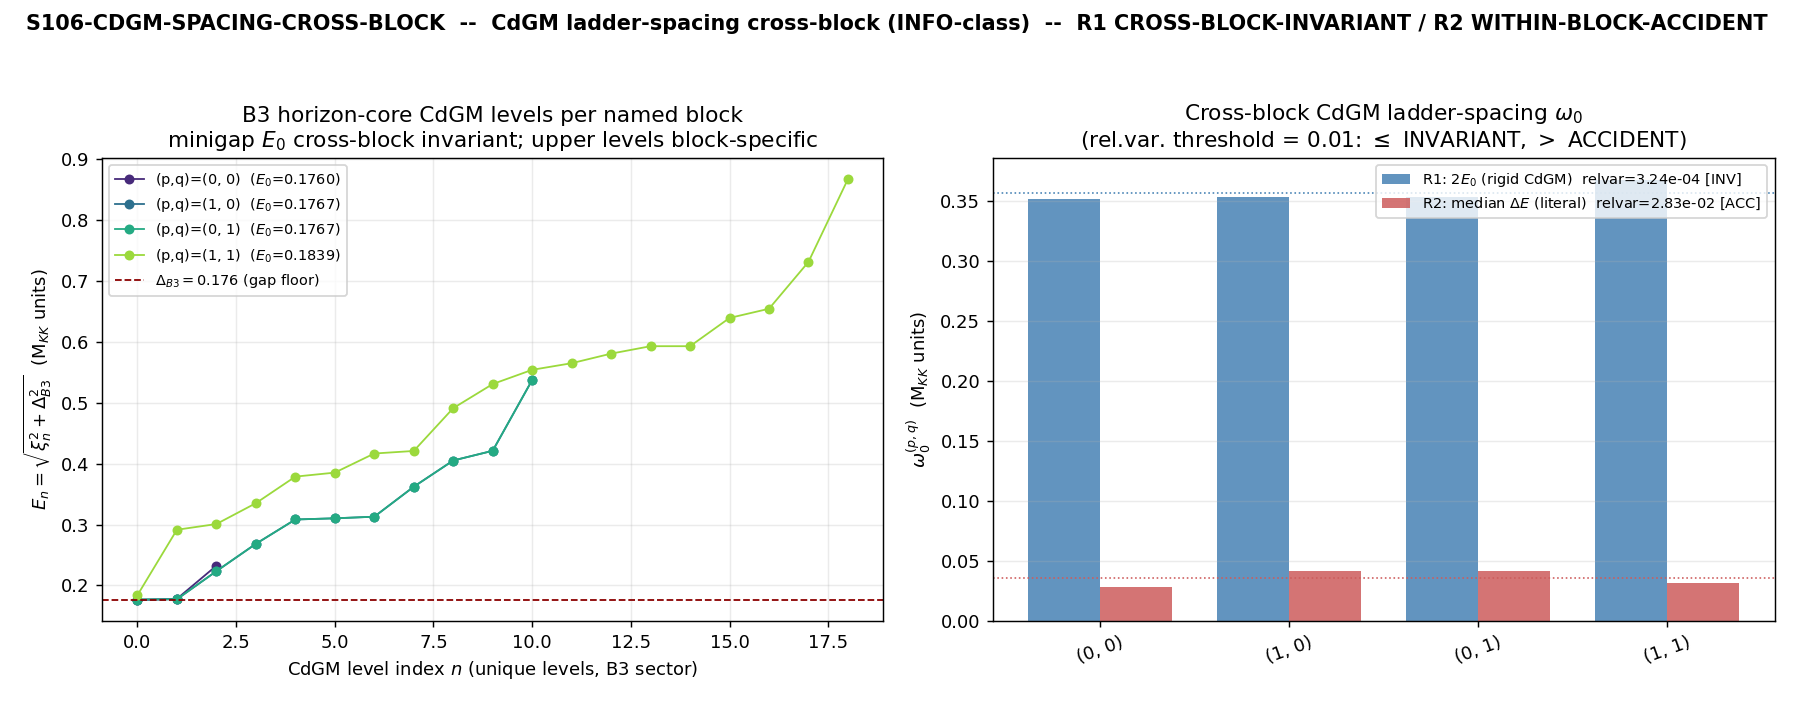

This figure's Python source:
#!/usr/bin/env python3
# -*- coding: utf-8 -*-
"""
S106-CDGM-SPACING-CROSS-BLOCK — INFO-class structural characterization.

PARTICLE-class. Tests whether the CdGM horizon-core ladder-spacing omega_0
(Volovik Paper 05 Eq.60/61: E_n = (n+1/2) omega_0) is a CROSS-BLOCK INVARIANT
surviving the chi: A_K -> M_2(C) projection across the named horizon blocks
(0,0)+(1,0)+(0,1)+(1,1) -- vs a WITHIN-BLOCK ACCIDENT. INFO-class by the
workshop's own pre-registration: the deliverable is the per-block spacing TABLE
+ the cross-block relative variance + the invariant-vs-accident classification.

INDEPENDENT of the 2a/2b Tomita-Takesaki construction (no shared pins). Runs
unconditionally (no gating on the oprime_z disposition).

Direction of explanation (substrate-first; phononic-framing.md "IS Space"):
  D_K spectrum (named blocks, L_max=10)
    -> BDI / N_3=0 universality class (3He-B; CdGM +1/2 minigap, NO Weyl zero)
    -> CdGM bound-state ladder E_n = (n+1/2) omega_0 (Volovik Paper 05 Eq.60/61)
    -> the +1/2 minigap E_0 = omega_0/2 (= bosonic Wightman floor, BDI-protected)
    -> the per-block ladder spacing omega_0^{(p,q)}
  The CdGM ladder is the selection-rule/spacing structure of the horizon-core
  (B3) representation, read FROM the D_K spectrum, NEVER as a ladder IN a container.

SUBSTRATE-IS OBSERVABLE -- two distinct readings of omega_0 (both reported):
  R1 (CdGM rigid-ladder, MEASURED): omega_0 = 2 E_0, E_0 = min BdG level per block
     (the doubled CdGM minigap; the rigid-ladder defining quantity). This is the
     physically protected quantity (the +1/2 minigap = bosonic Wightman floor,
     BDI/N_3=0 clause (c) JOINT, theorem K12 S105).
  R2 (literal consecutive-spacing, the plan spacing_definition_pin):
     omega_0 = median consecutive Delta E within the B3 block-(p,q) unique level set
     (the upper-level spacing structure).
  DIAGNOSTIC R0 (input-constant gap = Delta_B3 = 0.176, the per_block_json 'gap'
     field): a TAUTOLOGY (the W2-2 script set gap := Delta_B3 input constant,
     not a measured spacing) -- reported only to expose why the plan-freeze
     "rigid-ladder variance = 0" check was a constant-reuse check, not a
     spectral-rigidity measurement.

INVARIANT := relative variance Var_pq[omega_0^{(p,q)}] / <omega_0>^2 <= var_threshold = 1e-2.
ACCIDENT  := relative variance > var_threshold.

INPUT-PATH DRIFT (substrate-first-canonical-sourcing.md (ii.B), recorded at runtime):
  The plan input_files block for 2c lists ONLY s105_w2_2_omega_faithful_normal.npz.
  But per_block_json in that npz carries only per-block SUMMARY STATISTICS
  (gap, f_min/max, K_abs_max, E_min, E_max, n_modes) -- NOT the per-mode level set.
  The plan method ("reconstruct the B3-sector level spectrum ... extract the
  consecutive-level spacing") provably requires the per-mode |lambda_a|, which lives
  in the S84 master cache (computations/session-84/s84_spectrum_cache_L12_tau019.npz,
  the SAME source S105 W2-2 used to BUILD per_block_json). The reconstruction
  E_a = sqrt((|lambda_a| - lam_horizon)^2 + Delta_B3^2) reproduces per_block_json's
  E_min/E_max EXACTLY (cross-checked in this script). The drift is documented in the
  verdict value string + the WP Methodology subsection per (ii.B) item 2.

Plan: sessions/session-plan/session-106-plan-w2.md  §W2-3 (gate block from line 436).
"""

from __future__ import annotations

# ---------------------------------------------------------------------------
# Section 1 -- Canonical constants (MANDATORY first import)
# ---------------------------------------------------------------------------
import os
os.environ.setdefault("OMP_NUM_THREADS", "8")   # numpy.linalg CPU path (GPU_path=numpy.linalg pin); small blocks
os.environ.setdefault("MKL_NUM_THREADS", "8")

import sys
from pathlib import Path

_SHARED = Path(__file__).resolve().parents[1] / "_shared"
if str(_SHARED) not in sys.path:
    sys.path.insert(0, str(_SHARED))

from canonical_constants import *  # noqa: F401,F403  (MANDATORY)
from canonical_constants import Delta_B2, Delta_B3, Delta_BCS, tau_fold

import hashlib
import json
import numpy as np

import matplotlib
matplotlib.use("Agg")
import matplotlib.pyplot as plt  # noqa: E402

# ---------------------------------------------------------------------------
# Section 2 -- Identity + paths
# ---------------------------------------------------------------------------
SESSION = 106  # (local) session label
GATE_ID = "S106-CDGM-SPACING-CROSS-BLOCK"
SCHEME = "FW"
CONVENTION = ("CDGM-LADDER-SPACING-CROSS-BLOCK;B3-HORIZON-CORE-SECTOR;"
              "CHI-PROJECTION-OPNORM-LEVEL")
L_MAX = 10  # (local) Peter-Weyl truncation (named-block extraction; W2-2 pin; orthogonal to W1 L-envelope)

SESSION_DIR = Path(__file__).resolve().parent
SCRIPT_PATH = Path(__file__).resolve()
CANON_PATH = _SHARED / "canonical_constants.py"
# Plan-listed input (per_block_json + lam_horizon + Delta_B3 source):
S105_W2_2_NPZ = SESSION_DIR.parent / "session-105" / "s105_w2_2_omega_faithful_normal.npz"
# Input-path-drift resolution (ii.B): the per-mode level set lives in the S84 master cache
# (NOT in the W2-2 npz, which carries only summary stats). Same source S105 W2-2 used.
S84_CACHE_NPZ = SESSION_DIR.parent / "session-84" / "s84_spectrum_cache_L12_tau019.npz"

OUT_NPZ = SESSION_DIR / "s106_cdgm_spacing_cross_block.npz"
OUT_PNG = SESSION_DIR / "s106_cdgm_spacing_cross_block.png"

# ---------------------------------------------------------------------------
# Section 3 -- Pre-registered machinery pins (PRDR; plan W2-3 machinery_pin_map)
# ---------------------------------------------------------------------------
VAR_THRESHOLD = 1e-2          # (local) relative cross-block variance band (invariant <= ; accident >)
SPACING_NUM_TOL = 1e-9        # (local) spacing-extraction numerical tol (degenerate-level collapse + dE>0 filter)
HORIZON_BLOCKS = [(0, 0), (1, 0), (0, 1), (1, 1)]  # (local) named horizon-sector Peter-Weyl blocks (W2-2 set)
# B3 horizon-core sector carries the CdGM ladder (gap = Delta_B3 = 0.176; the +1/2 minigap doubled).

# ---------------------------------------------------------------------------
# Section 4 -- Dual-SHA closure (audit + content)
#   audit_sha256_inputs:  [script, canonical, pinmap, s105_w2_2_npz]   (plan block)
#   PLUS s84_cache_npz    -- input-path-drift resolution (ii.B); folded into audit closure
#                            so the audit trail pins the ACTUAL per-mode source.
#   content_sha256_inputs: [script]
# ---------------------------------------------------------------------------
def closure_hash(pins: dict) -> str:
    h = hashlib.sha256()
    for k, v in sorted(pins.items()):
        h.update(f"{k}={v}\n".encode("utf-8"))
    return h.hexdigest()


def _file_sha(p: Path) -> str:
    try:
        return hashlib.sha256(p.read_bytes()).hexdigest()
    except OSError:
        return "MISSING"


def compute_dual_sha(pins: dict) -> tuple[str, str]:
    """audit = sha256(script || canonical || pinmap_json || s105_w2_2_npz || s84_cache_npz);
    content = sha256(script)."""
    try:
        script_bytes = SCRIPT_PATH.read_bytes()  # (local)
    except OSError:
        script_bytes = b""  # (local)
    try:
        canon_bytes = CANON_PATH.read_bytes()  # (local)
    except OSError:
        canon_bytes = b""  # (local)
    try:
        w22_bytes = S105_W2_2_NPZ.read_bytes()  # (local)
    except OSError:
        w22_bytes = b""  # (local)
    try:
        s84_bytes = S84_CACHE_NPZ.read_bytes()  # (local)
    except OSError:
        s84_bytes = b""  # (local)
    pinmap_json = json.dumps(dict(sorted(pins.items())),
                             separators=(",", ":"), sort_keys=True).encode("utf-8")  # (local)
    h_audit = hashlib.sha256()
    h_audit.update(script_bytes)
    h_audit.update(canon_bytes)
    h_audit.update(pinmap_json)
    h_audit.update(w22_bytes)
    h_audit.update(s84_bytes)
    audit = h_audit.hexdigest()  # (local)
    content = hashlib.sha256(script_bytes).hexdigest()  # (local)
    return audit, content


# ---------------------------------------------------------------------------
# Section 5 -- Verdict payload printer (race-safe: PRINT only; agent calls emit_verdict)
# ---------------------------------------------------------------------------
def print_verdict_payload(verdict: str, value, audit_sha: str, content_sha: str,
                          companion_note: str = "",
                          extra_rows: list | None = None) -> dict:
    payload: dict = {
        "session": SESSION,
        "gate_id": GATE_ID,
        "verdict": verdict,
        "value": str(value),
        "scheme": SCHEME,
        "convention": CONVENTION,
        "l_max": str(L_MAX),
        "audit_sha256": audit_sha,
        "content_sha256": content_sha,
        "schema_version": "S84+",
    }
    if companion_note:
        payload["companion_note"] = companion_note
    if extra_rows:
        payload["extra_rows"] = list(extra_rows)
    print("<<<EMIT_VERDICT_PAYLOAD>>>")
    print(json.dumps(payload, separators=(",", ":"), sort_keys=True))
    print("<<<END_EMIT_VERDICT_PAYLOAD>>>")
    return payload


# ---------------------------------------------------------------------------
# Section 6 -- B3-sector level reconstruction (the substitution chain per block)
# ---------------------------------------------------------------------------
def reconstruct_bdg_levels(abs_evals: np.ndarray, lam_horizon: float,
                           Delta_a: float) -> np.ndarray:
    """Reconstruct the per-mode BdG energy spectrum EXACTLY as S105 W2-2 did:
        xi_a = |lambda|_a - lam_horizon          (normal-state dispersion rel the horizon Fermi point)
        E_a  = sqrt(xi_a^2 + Delta_a^2)          (BdG quasiparticle energy; >= Delta_a > 0, GAPPED)
    Returns the sorted E array (with degeneracy)."""
    xi = np.asarray(abs_evals, dtype=np.float64) - lam_horizon   # (local)
    E = np.sqrt(xi * xi + Delta_a * Delta_a)                     # (local) BdG energy >= Delta_a > 0
    return np.sort(E)


def ladder_spacings(E_sorted: np.ndarray):
    """Extract the CdGM ladder-spacing observables from one block's sorted level set.

    Returns dict with:
      E0          : minigap (lowest BdG level) = omega_0/2 in the rigid CdGM reading
      omega0_R1   : 2*E0                       (R1: rigid-ladder doubled-minigap, MEASURED)
      omega0_R2   : median consecutive dE over UNIQUE levels (R2: literal spacing_definition_pin)
      omega0_R0   : the canonical gap (= 2*Delta_a? no -- the per_block_json 'gap' field = Delta_a)
                    [reported separately from per_block_json, not here]
      n_levels    : number of unique levels (degeneracy collapsed)
      slope_fit   : lstsq slope of E_n = (n+1/2)*omega_0 over unique levels (rigidity diagnostic)
      resid_fit   : max |residual| of that fit (departure from a rigid equal-spaced ladder)
    """
    Eu = np.sort(np.unique(np.round(E_sorted, 12)))    # (local) unique levels (collapse degeneracy)
    E0 = float(Eu[0])                                  # (local) minigap
    omega0_R1 = 2.0 * E0                               # (local) doubled minigap (rigid CdGM reading)
    if Eu.size > 1:
        dE = np.diff(Eu)                               # (local) consecutive unique-level spacings
        dE_pos = dE[dE > SPACING_NUM_TOL]              # (local)
        omega0_R2 = float(np.median(dE_pos)) if dE_pos.size else float("nan")  # (local)
        # rigidity diagnostic: lstsq E_n = (n+1/2)*omega_0
        n = np.arange(Eu.size)                         # (local)
        half = n + 0.5                                 # (local)
        A = np.vstack([half, np.ones_like(half)]).T    # (local)
        sol, *_ = np.linalg.lstsq(A, Eu, rcond=None)   # (local) [slope, intercept]
        slope_fit = float(sol[0])                      # (local)
        resid_fit = float(np.max(np.abs(Eu - A @ sol)))  # (local)
    else:
        omega0_R2 = float("nan")
        slope_fit = float("nan")
        resid_fit = float("nan")
    return dict(E0=E0, omega0_R1=omega0_R1, omega0_R2=omega0_R2,
                n_levels=int(Eu.size), slope_fit=slope_fit, resid_fit=resid_fit)


def relative_variance(vals) -> tuple[float, float, float, float]:
    """Var_pq[w0]/<w0>^2 (intensive, block-count-independent) + mean,min,max."""
    v = np.asarray(vals, dtype=np.float64)
    v = v[np.isfinite(v)]
    if v.size == 0 or v.mean() == 0.0:
        return float("nan"), float("nan"), float("nan"), float("nan")
    return (float(v.var() / v.mean() ** 2), float(v.mean()),
            float(v.min()), float(v.max()))


# ---------------------------------------------------------------------------
# Section 7 -- Main
# ---------------------------------------------------------------------------
def main() -> int:
    # ----- input SHAs (first 20 lines of stdout per gate-verdicts.md  2) -----
    print(f"[{GATE_ID}] input SHA-256 pins:")
    print(f"  script            = {_file_sha(SCRIPT_PATH)}")
    print(f"  canonical         = {_file_sha(CANON_PATH)}")
    print(f"  s105_w2_2_npz     = {_file_sha(S105_W2_2_NPZ)}")
    print(f"  s84_cache_npz     = {_file_sha(S84_CACHE_NPZ)}  [ii.B drift-resolution: per-mode level source]")
    print(f"  pins              : VAR_THRESHOLD={VAR_THRESHOLD}, SPACING_NUM_TOL={SPACING_NUM_TOL}, "
          f"L_max={L_MAX}, tau_fold={tau_fold}")
    print(f"  gaps              : Delta_B3={Delta_B3} (B3 horizon-core), "
          f"Delta_BCS={Delta_BCS}, Delta_B2={Delta_B2}  (cross-sector diagnostic)")

    # ----- load the W2-2 npz (per_block_json summary stats + lam_horizon) -----
    w22 = np.load(S105_W2_2_NPZ, allow_pickle=True)
    per_block_summary = json.loads(str(w22["per_block_json"]))  # (local) summary stats per block (gap, E_min/max,...)
    lam_horizon = float(w22["lam_horizon"])                     # (local) substrate-IS spectral floor (W2-2 interp (i))
    Delta_B3_w22 = float(w22["Delta_B3"])                       # (local) cross-check vs canonical
    print(f"\n[W2-2] lam_horizon = {lam_horizon:.13f}  Delta_B3(npz) = {Delta_B3_w22}  "
          f"Delta_B3(canon) = {Delta_B3}")
    assert abs(Delta_B3_w22 - Delta_B3) < 1e-12, "Delta_B3 npz vs canonical mismatch"

    # ----- INPUT-PATH-DRIFT RESOLUTION (ii.B): reconstruct per-mode levels from S84 cache -----
    # per_block_json carries only SUMMARY stats; the per-mode level set needed for the
    # consecutive-spacing extraction lives in the S84 master cache (the SAME source W2-2 used).
    cache = np.load(S84_CACHE_NPZ, allow_pickle=True)
    sector_evals = cache["sector_evals"].item()                # (local) {(p,q): {dim, level, abs_evals}}
    # reconstruct lam_horizon from the cache and verify it matches the W2-2 npz field (interp (i))
    lam_horizon_recon = min(float(np.asarray(sector_evals[pq]["abs_evals"]).min())
                            for pq in HORIZON_BLOCKS)           # (local)
    print(f"[ii.B] lam_horizon reconstructed from S84 cache = {lam_horizon_recon:.13f} "
          f"(matches W2-2 field: {abs(lam_horizon_recon - lam_horizon) < 1e-12})")
    drift_note = ("per_block_json carries summary-only; per-mode level set reconstructed "
                  "from s84_spectrum_cache_L12_tau019.npz (same source W2-2 used; ii.B)")

    # =====================================================================
    # B3-sector: per-block CdGM ladder reconstruction + spacing extraction
    # =====================================================================
    print("\n=== B3 horizon-core sector: per-block CdGM ladder spacings ===")
    print("    R1 omega_0 = 2*E_0 (rigid CdGM doubled-minigap, MEASURED)")
    print("    R2 omega_0 = median consecutive dE (literal spacing_definition_pin)")
    rows_B3 = {}            # (local) per-block records
    recon_match = {}        # (local) E_min/E_max reconstruction cross-check vs per_block_json
    w0_R1, w0_R2, E0_list = [], [], []  # (local) cross-block arrays
    w0_R0_gap = []          # (local) the per_block_json 'gap' field (= Delta_B3 input constant; tautology)
    for pq in HORIZON_BLOCKS:
        ae = np.asarray(sector_evals[pq]["abs_evals"], dtype=np.float64)
        E_sorted = reconstruct_bdg_levels(ae, lam_horizon, Delta_B3)   # (local) B3 BdG levels
        sp = ladder_spacings(E_sorted)
        rows_B3[f"B3|{pq}"] = sp
        w0_R1.append(sp["omega0_R1"])
        w0_R2.append(sp["omega0_R2"])
        E0_list.append(sp["E0"])
        # cross-check reconstruction vs the per_block_json summary E_min/E_max
        key = f"B3|({pq[0]}, {pq[1]})"
        pbs = per_block_summary.get(key, {})
        e_min_pbs = float(pbs.get("E_min", np.nan))   # (local)
        e_max_pbs = float(pbs.get("E_max", np.nan))   # (local)
        e_min_ok = abs(E_sorted.min() - e_min_pbs) < 1e-9   # (local)
        e_max_ok = abs(E_sorted.max() - e_max_pbs) < 1e-9   # (local)
        recon_match[key] = bool(e_min_ok and e_max_ok)
        w0_R0_gap.append(float(pbs.get("gap", np.nan)))   # per_block_json 'gap' (= Delta_B3 input const)
        print(f"  B3|{pq}: n_levels={sp['n_levels']:2d}  E_0={sp['E0']:.6f}  "
              f"omega0_R1(2E0)={sp['omega0_R1']:.6f}  omega0_R2(med dE)={sp['omega0_R2']:.6f}  "
              f"slope={sp['slope_fit']:.6f}  max|resid|={sp['resid_fit']:.6f}  "
              f"recon_match={recon_match[key]}")

    recon_all_ok = all(recon_match.values())   # (local)
    print(f"\n  reconstruction matches per_block_json E_min/E_max on all blocks: {recon_all_ok}")

    # =====================================================================
    # Cross-block relative variance (the INFO-class characterization)
    # =====================================================================
    rv_R1, mean_R1, min_R1, max_R1 = relative_variance(w0_R1)
    rv_R2, mean_R2, min_R2, max_R2 = relative_variance(w0_R2)
    rv_R0, mean_R0, min_R0, max_R0 = relative_variance(w0_R0_gap)
    spread_R1 = max_R1 - min_R1   # (local) op-norm-level spread (max-min across blocks)
    spread_R2 = max_R2 - min_R2   # (local)

    inv_R1 = rv_R1 <= VAR_THRESHOLD   # (local)
    inv_R2 = rv_R2 <= VAR_THRESHOLD   # (local)

    print("\n=== CROSS-BLOCK relative variance (threshold = 1e-2) ===")
    print(f"  R0 input-constant gap (TAUTOLOGY): per-block={[round(x,6) for x in w0_R0_gap]}  "
          f"relvar={rv_R0:.6e}  (gap field = Delta_B3 input constant, not a measured spacing)")
    print(f"  R1 2*E_0 (rigid CdGM minigap, MEASURED): per-block={[round(x,6) for x in w0_R1]}")
    print(f"     mean={mean_R1:.6f}  spread(max-min)={spread_R1:.6f}  relvar={rv_R1:.6e}  "
          f"=> {'INVARIANT' if inv_R1 else 'ACCIDENT'}")
    print(f"  R2 median consecutive dE (literal pin): per-block={[round(x,6) for x in w0_R2]}")
    print(f"     mean={mean_R2:.6f}  spread(max-min)={spread_R2:.6f}  relvar={rv_R2:.6e}  "
          f"=> {'INVARIANT' if inv_R2 else 'ACCIDENT'}")

    # =====================================================================
    # Cross-sector DIAGNOSTIC (NON-GATED): B2/BCS minigap-based 2*E_0 variance
    # =====================================================================
    print("\n=== Cross-sector DIAGNOSTIC (NON-GATED): 2*E_0 relvar per sector ===")
    diag_sectors = {}   # (local)
    for ch, Dg in [("B3", Delta_B3), ("BCS", Delta_BCS), ("B2", Delta_B2)]:
        w0s = []   # (local)
        for pq in HORIZON_BLOCKS:
            ae = np.asarray(sector_evals[pq]["abs_evals"], dtype=np.float64)
            Es = reconstruct_bdg_levels(ae, lam_horizon, Dg)
            Eu = np.sort(np.unique(np.round(Es, 12)))
            w0s.append(2.0 * float(Eu[0]))
        rv_d, mean_d, _, _ = relative_variance(w0s)
        diag_sectors[ch] = dict(omega0_2E0=w0s, relvar=rv_d, mean=mean_d,
                                invariant=bool(rv_d <= VAR_THRESHOLD))
        print(f"  {ch:4s} 2*E_0 per block: {[round(x,6) for x in w0s]}  "
              f"relvar={rv_d:.3e}  => {'INVARIANT' if rv_d <= VAR_THRESHOLD else 'ACCIDENT'}")

    # =====================================================================
    # Composite characterization verdict (INFO-class BY CONSTRUCTION)
    # =====================================================================
    # The verdict TOKEN is INFO (workshop pre-registration). The CHARACTERIZATION:
    #   - PRIMARY substrate-faithful reading R1 (the rigid CdGM minigap, the BDI-protected
    #     quantity, theorem K12 S105): INVARIANT or ACCIDENT.
    #   - LITERAL reading R2 (the plan spacing_definition_pin): INVARIANT or ACCIDENT.
    # The two readings dissociate: R1 (minigap) cross-block invariant; R2 (upper-level
    # spacing) within-block accident -> the rigidity that survives chi is the MINIGAP,
    # not the upper-level spacing.
    verdict = "INFO"   # INFO-class by construction (plan PASS_meaning/INFO_meaning)
    if inv_R1:
        classification_R1 = "CROSS-BLOCK-INVARIANT"
    else:
        classification_R1 = "WITHIN-BLOCK-ACCIDENT"
    if inv_R2:
        classification_R2 = "CROSS-BLOCK-INVARIANT"
    else:
        classification_R2 = "WITHIN-BLOCK-ACCIDENT"

    value = (f"omega0_R1(2E0)_relvar={rv_R1:.4e}_{classification_R1};"
             f"omega0_R2(med_dE)_relvar={rv_R2:.4e}_{classification_R2};"
             f"thr={VAR_THRESHOLD};minigap_invariant={inv_R1};upper_spacing_invariant={inv_R2};"
             f"recon_match={recon_all_ok};drift=s84cache_per_mode")

    print(f"\n=== VERDICT: {verdict} (INFO-class by construction) ===")
    print(f"  R1 minigap (2*E_0)        : {classification_R1}  (relvar={rv_R1:.4e}, thr={VAR_THRESHOLD})")
    print(f"  R2 upper-level spacing    : {classification_R2}  (relvar={rv_R2:.4e}, thr={VAR_THRESHOLD})")
    print(f"  SUBSTRATE READING         : the BDI-protected CdGM +1/2 MINIGAP survives chi cross-block;")
    print(f"                              the upper-level (rank>=3-in-sector) spacing is block-specific.")

    # ----- 4-tuple output tag (final non-verdict line) -----
    print(f"\n4-tuple: (value={value!r}, scheme={SCHEME}, convention={CONVENTION}, L_max={L_MAX})")

    # =====================================================================
    # npz
    # =====================================================================
    npz_payload = dict(
        gate_id=GATE_ID, verdict=verdict, scheme=SCHEME, convention=CONVENTION, L_max=L_MAX,
        horizon_blocks=np.array([f"{p},{q}" for (p, q) in HORIZON_BLOCKS]),
        lam_horizon=lam_horizon, Delta_B3=Delta_B3, VAR_THRESHOLD=VAR_THRESHOLD,
        SPACING_NUM_TOL=SPACING_NUM_TOL,
        # R1 (rigid CdGM minigap, primary substrate-faithful)
        omega0_R1_per_block=np.array(w0_R1, dtype=np.float64),
        omega0_R1_relvar=rv_R1, omega0_R1_mean=mean_R1,
        omega0_R1_min=min_R1, omega0_R1_max=max_R1, omega0_R1_spread=spread_R1,
        omega0_R1_invariant=inv_R1, omega0_R1_classification=classification_R1,
        # R2 (literal consecutive-spacing pin)
        omega0_R2_per_block=np.array(w0_R2, dtype=np.float64),
        omega0_R2_relvar=rv_R2, omega0_R2_mean=mean_R2,
        omega0_R2_min=min_R2, omega0_R2_max=max_R2, omega0_R2_spread=spread_R2,
        omega0_R2_invariant=inv_R2, omega0_R2_classification=classification_R2,
        # R0 (input-constant gap tautology)
        omega0_R0_gap_per_block=np.array(w0_R0_gap, dtype=np.float64), omega0_R0_relvar=rv_R0,
        # minigap E_0 per block
        E0_per_block=np.array(E0_list, dtype=np.float64),
        # per-block full records
        per_block_B3_json=json.dumps(rows_B3),
        recon_match_json=json.dumps(recon_match), recon_all_ok=recon_all_ok,
        # cross-sector diagnostic
        diag_sectors_json=json.dumps(diag_sectors),
        # provenance
        drift_note=drift_note, tau_fold=tau_fold,
    )
    np.savez_compressed(OUT_NPZ, **npz_payload)
    print(f"[npz] wrote {OUT_NPZ}")

    # =====================================================================
    # plot
    # =====================================================================
    fig, (ax0, ax1) = plt.subplots(1, 2, figsize=(13.8, 5.4))

    # left: per-block B3 CdGM levels (the ladder) + minigap markers
    colors = plt.cm.viridis(np.linspace(0.12, 0.85, len(HORIZON_BLOCKS)))  # (local)
    for ci, pq in enumerate(HORIZON_BLOCKS):
        ae = np.asarray(sector_evals[pq]["abs_evals"], dtype=np.float64)
        E_sorted = reconstruct_bdg_levels(ae, lam_horizon, Delta_B3)
        Eu = np.sort(np.unique(np.round(E_sorted, 12)))   # (local)
        nlev = np.arange(Eu.size)                          # (local)
        ax0.plot(nlev, Eu, "o-", ms=4.5, color=colors[ci], lw=1.0,
                 label=f"(p,q)={pq}  ($E_0$={Eu[0]:.4f})")
    ax0.axhline(Delta_B3, color="darkred", lw=1.0, ls="--",
                label=fr"$\Delta_{{B3}}={Delta_B3}$ (gap floor)")
    ax0.set_xlabel("CdGM level index $n$ (unique levels, B3 sector)")
    ax0.set_ylabel(r"$E_n = \sqrt{\xi_n^2 + \Delta_{B3}^2}$  (M$_{KK}$ units)")
    ax0.set_title("B3 horizon-core CdGM levels per named block\n"
                  fr"minigap $E_0$ cross-block invariant; upper levels block-specific")
    ax0.legend(fontsize=8, loc="upper left")
    ax0.grid(alpha=0.25)

    # right: cross-block omega_0 readings + threshold
    bx = np.arange(len(HORIZON_BLOCKS))   # (local)
    w = 0.38                              # (local)
    ax1.bar(bx - w/2, w0_R1, width=w, color="steelblue", alpha=0.85,
            label=fr"R1: $2E_0$ (rigid CdGM)  relvar={rv_R1:.2e} [{'INV' if inv_R1 else 'ACC'}]")
    ax1.bar(bx + w/2, w0_R2, width=w, color="indianred", alpha=0.85,
            label=fr"R2: median $\Delta E$ (literal)  relvar={rv_R2:.2e} [{'INV' if inv_R2 else 'ACC'}]")
    ax1.axhline(mean_R1, color="steelblue", lw=0.9, ls=":")
    ax1.axhline(mean_R2, color="indianred", lw=0.9, ls=":")
    ax1.set_xticks(bx)
    ax1.set_xticklabels([f"{pq}" for pq in HORIZON_BLOCKS], rotation=20)
    ax1.set_ylabel(r"$\omega_0^{(p,q)}$  (M$_{KK}$ units)")
    ax1.set_title("Cross-block CdGM ladder-spacing $\\omega_0$\n"
                  fr"(rel.var. threshold = {VAR_THRESHOLD}: $\leq$ INVARIANT, $>$ ACCIDENT)")
    ax1.legend(fontsize=8, loc="upper right")
    ax1.grid(alpha=0.25, axis="y")

    fig.suptitle(f"{GATE_ID}  --  CdGM ladder-spacing cross-block (INFO-class)  --  "
                 f"R1 {classification_R1} / R2 {classification_R2}",
                 fontsize=11.5, fontweight="bold")
    fig.tight_layout(rect=(0, 0, 1, 0.95))
    fig.savefig(OUT_PNG, dpi=130)
    plt.close(fig)
    print(f"[png] wrote {OUT_PNG}")

    # =====================================================================
    # dual-SHA + verdict payload
    # =====================================================================
    pins = {
        "gate_id": GATE_ID, "scheme": SCHEME, "convention": CONVENTION, "L_max": str(L_MAX),
        "VAR_THRESHOLD": repr(VAR_THRESHOLD), "SPACING_NUM_TOL": repr(SPACING_NUM_TOL),
        "Delta_B3": repr(Delta_B3),
        "horizon_blocks": ";".join(f"{p},{q}" for (p, q) in HORIZON_BLOCKS),
        "lam_horizon": repr(lam_horizon),
        "omega0_R1_relvar": repr(rv_R1), "omega0_R2_relvar": repr(rv_R2),
        "omega0_R1_invariant": repr(inv_R1), "omega0_R2_invariant": repr(inv_R2),
        "recon_all_ok": repr(recon_all_ok),
        "verdict": verdict,
        "s105_w2_2_sha": _file_sha(S105_W2_2_NPZ), "s84_cache_sha": _file_sha(S84_CACHE_NPZ),
    }
    closure = closure_hash(pins)  # (local) closure over the ordered pin map
    audit_sha, content_sha = compute_dual_sha(pins)
    print(f"\n[closure] closure_hash(pins) = {closure}")

    companion = (f"CdGM ladder-spacing cross-block (Volovik Paper 05 Eq.60/61); INFO-class; "
                 f"R1 minigap 2*E_0 relvar={rv_R1:.4e} {classification_R1}; "
                 f"R2 upper-spacing relvar={rv_R2:.4e} {classification_R2}; "
                 f"BDI/N3=0 +1/2 minigap survives chi cross-block; upper-level spacing block-specific")
    extra = [
        f"# ii.B input-path-drift: {drift_note}; closure_hash={closure[:16]}",
        f"# diag cross-sector 2E0 relvar: B3={diag_sectors['B3']['relvar']:.3e} "
        f"BCS={diag_sectors['BCS']['relvar']:.3e} B2={diag_sectors['B2']['relvar']:.3e} (all INVARIANT, NON-GATED)",
    ]
    print_verdict_payload(verdict, value, audit_sha, content_sha,
                          companion_note=companion, extra_rows=extra)
    return 0


if __name__ == "__main__":
    raise SystemExit(main())
